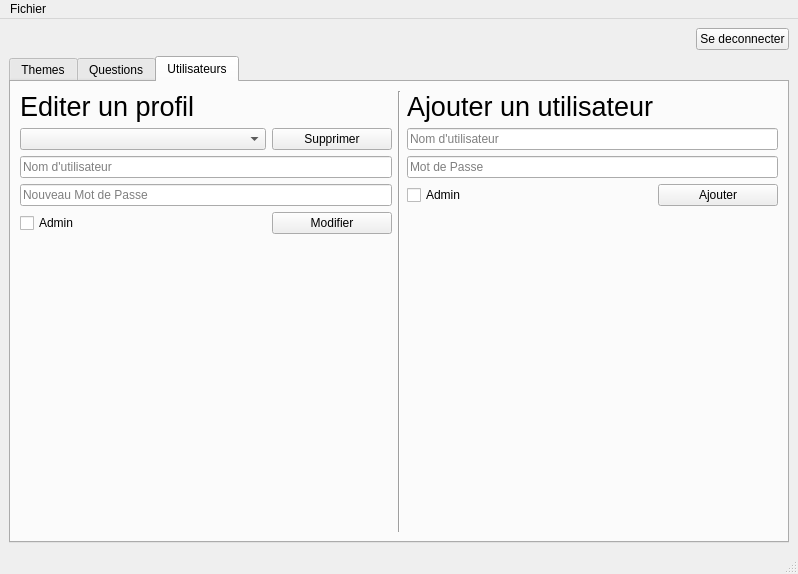
<?xml version="1.0" encoding="UTF-8"?>
<ui version="4.0">
 <class>ManageWindow</class>
 <widget class="QMainWindow" name="ManageWindow">
  <property name="geometry">
   <rect>
    <x>0</x>
    <y>0</y>
    <width>798</width>
    <height>574</height>
   </rect>
  </property>
  <property name="windowTitle">
   <string>MainWindow</string>
  </property>
  <widget class="QWidget" name="centralWidget">
   <layout class="QGridLayout" name="gridLayout">
    <item row="2" column="0">
     <widget class="QTabWidget" name="tabWidget">
      <property name="currentIndex">
       <number>2</number>
      </property>
      <widget class="QWidget" name="themeIndex">
       <attribute name="title">
        <string>Themes</string>
       </attribute>
       <layout class="QHBoxLayout" name="horizontalLayout_2">
        <item>
         <layout class="QVBoxLayout" name="verticalLayout">
          <item>
           <widget class="QLabel" name="editLabel">
            <property name="font">
             <font>
              <pointsize>20</pointsize>
             </font>
            </property>
            <property name="text">
             <string>Editer un theme</string>
            </property>
           </widget>
          </item>
          <item>
           <layout class="QGridLayout" name="gridLayout_2">
            <item row="4" column="2">
             <widget class="QPushButton" name="themeEditButton">
              <property name="text">
               <string>Modifier</string>
              </property>
             </widget>
            </item>
            <item row="5" column="2">
             <spacer name="horizontalSpacer_2">
              <property name="orientation">
               <enum>Qt::Horizontal</enum>
              </property>
              <property name="sizeHint" stdset="0">
               <size>
                <width>40</width>
                <height>20</height>
               </size>
              </property>
             </spacer>
            </item>
            <item row="1" column="0" colspan="2">
             <widget class="QComboBox" name="themePicker">
              <property name="maxVisibleItems">
               <number>50</number>
              </property>
             </widget>
            </item>
            <item row="5" column="0">
             <spacer name="horizontalSpacer_4">
              <property name="orientation">
               <enum>Qt::Horizontal</enum>
              </property>
              <property name="sizeHint" stdset="0">
               <size>
                <width>40</width>
                <height>20</height>
               </size>
              </property>
             </spacer>
            </item>
            <item row="2" column="0" colspan="3">
             <widget class="QLineEdit" name="themeLineEdit">
              <property name="placeholderText">
               <string>Nouveau nom</string>
              </property>
             </widget>
            </item>
            <item row="1" column="2">
             <widget class="QPushButton" name="deleteThemeButton">
              <property name="text">
               <string>Supprimer</string>
              </property>
             </widget>
            </item>
            <item row="5" column="1">
             <spacer name="horizontalSpacer_3">
              <property name="orientation">
               <enum>Qt::Horizontal</enum>
              </property>
              <property name="sizeHint" stdset="0">
               <size>
                <width>40</width>
                <height>20</height>
               </size>
              </property>
             </spacer>
            </item>
           </layout>
          </item>
          <item>
           <spacer name="verticalSpacer_7">
            <property name="orientation">
             <enum>Qt::Vertical</enum>
            </property>
            <property name="sizeHint" stdset="0">
             <size>
              <width>20</width>
              <height>40</height>
             </size>
            </property>
           </spacer>
          </item>
         </layout>
        </item>
        <item>
         <widget class="Line" name="line">
          <property name="orientation">
           <enum>Qt::Vertical</enum>
          </property>
         </widget>
        </item>
        <item>
         <layout class="QVBoxLayout" name="verticalLayout_2">
          <item>
           <widget class="QLabel" name="addLabel">
            <property name="font">
             <font>
              <pointsize>20</pointsize>
             </font>
            </property>
            <property name="text">
             <string>Ajouter un theme</string>
            </property>
           </widget>
          </item>
          <item>
           <layout class="QGridLayout" name="gridLayout_3">
            <item row="3" column="3">
             <widget class="QPushButton" name="addThemeButton">
              <property name="text">
               <string>Ajouter</string>
              </property>
             </widget>
            </item>
            <item row="5" column="1">
             <spacer name="verticalSpacer_4">
              <property name="orientation">
               <enum>Qt::Vertical</enum>
              </property>
              <property name="sizeHint" stdset="0">
               <size>
                <width>20</width>
                <height>40</height>
               </size>
              </property>
             </spacer>
            </item>
            <item row="4" column="3">
             <spacer name="horizontalSpacer_8">
              <property name="orientation">
               <enum>Qt::Horizontal</enum>
              </property>
              <property name="sizeHint" stdset="0">
               <size>
                <width>40</width>
                <height>20</height>
               </size>
              </property>
             </spacer>
            </item>
            <item row="4" column="1">
             <spacer name="horizontalSpacer_5">
              <property name="orientation">
               <enum>Qt::Horizontal</enum>
              </property>
              <property name="sizeHint" stdset="0">
               <size>
                <width>40</width>
                <height>20</height>
               </size>
              </property>
             </spacer>
            </item>
            <item row="4" column="2">
             <spacer name="horizontalSpacer_7">
              <property name="orientation">
               <enum>Qt::Horizontal</enum>
              </property>
              <property name="sizeHint" stdset="0">
               <size>
                <width>40</width>
                <height>20</height>
               </size>
              </property>
             </spacer>
            </item>
            <item row="2" column="0" colspan="4">
             <widget class="QLineEdit" name="newThemeLineEdit">
              <property name="placeholderText">
               <string>Nom du theme</string>
              </property>
             </widget>
            </item>
            <item row="6" column="1">
             <spacer name="verticalSpacer_6">
              <property name="orientation">
               <enum>Qt::Vertical</enum>
              </property>
              <property name="sizeHint" stdset="0">
               <size>
                <width>20</width>
                <height>40</height>
               </size>
              </property>
             </spacer>
            </item>
           </layout>
          </item>
          <item>
           <spacer name="verticalSpacer_8">
            <property name="orientation">
             <enum>Qt::Vertical</enum>
            </property>
            <property name="sizeHint" stdset="0">
             <size>
              <width>20</width>
              <height>40</height>
             </size>
            </property>
           </spacer>
          </item>
         </layout>
        </item>
       </layout>
      </widget>
      <widget class="QWidget" name="questionIndex">
       <attribute name="title">
        <string>Questions</string>
       </attribute>
       <layout class="QHBoxLayout" name="horizontalLayout_3">
        <item>
         <layout class="QVBoxLayout" name="verticalLayout_3">
          <item>
           <widget class="QLabel" name="label">
            <property name="font">
             <font>
              <pointsize>20</pointsize>
             </font>
            </property>
            <property name="text">
             <string>Editer une question</string>
            </property>
           </widget>
          </item>
          <item>
           <layout class="QGridLayout" name="gridLayout_4">
            <item row="18" column="2">
             <spacer name="verticalSpacer_3">
              <property name="orientation">
               <enum>Qt::Vertical</enum>
              </property>
              <property name="sizeHint" stdset="0">
               <size>
                <width>20</width>
                <height>40</height>
               </size>
              </property>
             </spacer>
            </item>
            <item row="8" column="0" colspan="2">
             <widget class="QComboBox" name="goodAnswerPicker_2"/>
            </item>
            <item row="2" column="2">
             <widget class="QPushButton" name="editQuestionButton">
              <property name="text">
               <string>Modifier</string>
              </property>
             </widget>
            </item>
            <item row="17" column="2">
             <spacer name="verticalSpacer_5">
              <property name="orientation">
               <enum>Qt::Vertical</enum>
              </property>
              <property name="sizeHint" stdset="0">
               <size>
                <width>20</width>
                <height>40</height>
               </size>
              </property>
             </spacer>
            </item>
            <item row="1" column="0" colspan="3">
             <widget class="QLineEdit" name="editQuestionLineEdit">
              <property name="placeholderText">
               <string>Reponse1, reponse2, les deux ?</string>
              </property>
             </widget>
            </item>
            <item row="0" column="2">
             <widget class="QPushButton" name="deleteQuestionButton">
              <property name="text">
               <string>Supprimer</string>
              </property>
             </widget>
            </item>
            <item row="15" column="1">
             <spacer name="horizontalSpacer_9">
              <property name="orientation">
               <enum>Qt::Horizontal</enum>
              </property>
              <property name="sizeHint" stdset="0">
               <size>
                <width>40</width>
                <height>20</height>
               </size>
              </property>
             </spacer>
            </item>
            <item row="6" column="2">
             <widget class="QPushButton" name="deletePropButton">
              <property name="text">
               <string>Supprimer</string>
              </property>
             </widget>
            </item>
            <item row="6" column="0" colspan="2">
             <widget class="QComboBox" name="propPicker"/>
            </item>
            <item row="0" column="0" colspan="2">
             <widget class="QComboBox" name="questionPicker">
              <property name="enabled">
               <bool>true</bool>
              </property>
              <property name="currentText">
               <string/>
              </property>
              <property name="currentIndex">
               <number>-1</number>
              </property>
             </widget>
            </item>
            <item row="7" column="0" colspan="2">
             <widget class="QLineEdit" name="editPropLineEdit">
              <property name="placeholderText">
               <string>Proposition</string>
              </property>
             </widget>
            </item>
            <item row="8" column="2">
             <widget class="QPushButton" name="editPropButton">
              <property name="text">
               <string>Modifier</string>
              </property>
             </widget>
            </item>
            <item row="15" column="2">
             <spacer name="horizontalSpacer">
              <property name="orientation">
               <enum>Qt::Horizontal</enum>
              </property>
              <property name="sizeHint" stdset="0">
               <size>
                <width>40</width>
                <height>20</height>
               </size>
              </property>
             </spacer>
            </item>
            <item row="14" column="0" colspan="2">
             <widget class="QComboBox" name="goodAnswerPicker3"/>
            </item>
            <item row="15" column="0">
             <spacer name="horizontalSpacer_6">
              <property name="orientation">
               <enum>Qt::Horizontal</enum>
              </property>
              <property name="sizeHint" stdset="0">
               <size>
                <width>40</width>
                <height>20</height>
               </size>
              </property>
             </spacer>
            </item>
            <item row="3" column="2">
             <spacer name="verticalSpacer_12">
              <property name="orientation">
               <enum>Qt::Vertical</enum>
              </property>
              <property name="sizeHint" stdset="0">
               <size>
                <width>20</width>
                <height>40</height>
               </size>
              </property>
             </spacer>
            </item>
            <item row="13" column="0" colspan="3">
             <widget class="QLineEdit" name="addPropLineEdit2">
              <property name="placeholderText">
               <string>Proposition</string>
              </property>
             </widget>
            </item>
            <item row="14" column="2">
             <widget class="QPushButton" name="addPropButton2">
              <property name="text">
               <string>Ajouter</string>
              </property>
             </widget>
            </item>
            <item row="9" column="2">
             <spacer name="verticalSpacer_9">
              <property name="orientation">
               <enum>Qt::Vertical</enum>
              </property>
              <property name="sizeHint" stdset="0">
               <size>
                <width>20</width>
                <height>40</height>
               </size>
              </property>
             </spacer>
            </item>
            <item row="5" column="0">
             <spacer name="verticalSpacer_17">
              <property name="orientation">
               <enum>Qt::Vertical</enum>
              </property>
              <property name="sizeHint" stdset="0">
               <size>
                <width>20</width>
                <height>40</height>
               </size>
              </property>
             </spacer>
            </item>
            <item row="11" column="0">
             <spacer name="verticalSpacer_18">
              <property name="orientation">
               <enum>Qt::Vertical</enum>
              </property>
              <property name="sizeHint" stdset="0">
               <size>
                <width>20</width>
                <height>40</height>
               </size>
              </property>
             </spacer>
            </item>
            <item row="4" column="1">
             <widget class="QLabel" name="editPropLabel">
              <property name="font">
               <font>
                <pointsize>13</pointsize>
               </font>
              </property>
              <property name="text">
               <string>Edition de propositions</string>
              </property>
             </widget>
            </item>
            <item row="10" column="1">
             <widget class="QLabel" name="addPropLabel">
              <property name="font">
               <font>
                <pointsize>13</pointsize>
               </font>
              </property>
              <property name="text">
               <string>Ajout de propositions</string>
              </property>
             </widget>
            </item>
           </layout>
          </item>
          <item>
           <spacer name="verticalSpacer_2">
            <property name="orientation">
             <enum>Qt::Vertical</enum>
            </property>
            <property name="sizeHint" stdset="0">
             <size>
              <width>20</width>
              <height>40</height>
             </size>
            </property>
           </spacer>
          </item>
         </layout>
        </item>
        <item>
         <widget class="Line" name="line_2">
          <property name="orientation">
           <enum>Qt::Vertical</enum>
          </property>
         </widget>
        </item>
        <item>
         <layout class="QVBoxLayout" name="verticalLayout_4">
          <item>
           <widget class="QLabel" name="label_2">
            <property name="font">
             <font>
              <pointsize>20</pointsize>
             </font>
            </property>
            <property name="text">
             <string>Ajouter une question</string>
            </property>
           </widget>
          </item>
          <item>
           <layout class="QGridLayout" name="gridLayout_5">
            <item row="15" column="2">
             <spacer name="verticalSpacer_16">
              <property name="orientation">
               <enum>Qt::Vertical</enum>
              </property>
              <property name="sizeHint" stdset="0">
               <size>
                <width>20</width>
                <height>40</height>
               </size>
              </property>
             </spacer>
            </item>
            <item row="13" column="1">
             <spacer name="horizontalSpacer_12">
              <property name="orientation">
               <enum>Qt::Horizontal</enum>
              </property>
              <property name="sizeHint" stdset="0">
               <size>
                <width>40</width>
                <height>20</height>
               </size>
              </property>
             </spacer>
            </item>
            <item row="2" column="2">
             <widget class="QPushButton" name="addQuestionButton">
              <property name="text">
               <string>Ajouter</string>
              </property>
             </widget>
            </item>
            <item row="0" column="0" colspan="4">
             <widget class="QComboBox" name="themePicker2"/>
            </item>
            <item row="1" column="0" colspan="4">
             <widget class="QLineEdit" name="addQuestionLineEdit">
              <property name="placeholderText">
               <string>Reponse1,Reponse2,les deux ?</string>
              </property>
             </widget>
            </item>
            <item row="13" column="2">
             <spacer name="horizontalSpacer_11">
              <property name="orientation">
               <enum>Qt::Horizontal</enum>
              </property>
              <property name="sizeHint" stdset="0">
               <size>
                <width>40</width>
                <height>20</height>
               </size>
              </property>
             </spacer>
            </item>
            <item row="13" column="0">
             <spacer name="horizontalSpacer_10">
              <property name="orientation">
               <enum>Qt::Horizontal</enum>
              </property>
              <property name="sizeHint" stdset="0">
               <size>
                <width>40</width>
                <height>20</height>
               </size>
              </property>
             </spacer>
            </item>
            <item row="9" column="2">
             <widget class="QPushButton" name="addPropButton">
              <property name="text">
               <string>Ajouter</string>
              </property>
             </widget>
            </item>
            <item row="7" column="0" colspan="3">
             <widget class="QLineEdit" name="addPropLineEdit">
              <property name="placeholderText">
               <string>Proposition</string>
              </property>
             </widget>
            </item>
            <item row="9" column="0" colspan="2">
             <widget class="QComboBox" name="goodAnswerPicker"/>
            </item>
            <item row="3" column="2">
             <spacer name="verticalSpacer_13">
              <property name="orientation">
               <enum>Qt::Vertical</enum>
              </property>
              <property name="sizeHint" stdset="0">
               <size>
                <width>20</width>
                <height>40</height>
               </size>
              </property>
             </spacer>
            </item>
            <item row="10" column="2">
             <spacer name="verticalSpacer_14">
              <property name="orientation">
               <enum>Qt::Vertical</enum>
              </property>
              <property name="sizeHint" stdset="0">
               <size>
                <width>20</width>
                <height>40</height>
               </size>
              </property>
             </spacer>
            </item>
            <item row="14" column="2">
             <spacer name="verticalSpacer_15">
              <property name="orientation">
               <enum>Qt::Vertical</enum>
              </property>
              <property name="sizeHint" stdset="0">
               <size>
                <width>20</width>
                <height>40</height>
               </size>
              </property>
             </spacer>
            </item>
            <item row="4" column="1">
             <widget class="QLabel" name="addPropLabel2">
              <property name="font">
               <font>
                <pointsize>13</pointsize>
               </font>
              </property>
              <property name="text">
               <string>Ajout de propositions</string>
              </property>
             </widget>
            </item>
            <item row="6" column="0">
             <spacer name="verticalSpacer_19">
              <property name="orientation">
               <enum>Qt::Vertical</enum>
              </property>
              <property name="sizeHint" stdset="0">
               <size>
                <width>20</width>
                <height>40</height>
               </size>
              </property>
             </spacer>
            </item>
           </layout>
          </item>
          <item>
           <spacer name="verticalSpacer_10">
            <property name="orientation">
             <enum>Qt::Vertical</enum>
            </property>
            <property name="sizeHint" stdset="0">
             <size>
              <width>20</width>
              <height>40</height>
             </size>
            </property>
           </spacer>
          </item>
         </layout>
        </item>
       </layout>
      </widget>
      <widget class="QWidget" name="userIndex">
       <attribute name="title">
        <string>Utilisateurs</string>
       </attribute>
       <layout class="QHBoxLayout" name="horizontalLayout_4">
        <item>
         <layout class="QVBoxLayout" name="verticalLayout_5">
          <item>
           <widget class="QLabel" name="label_3">
            <property name="font">
             <font>
              <pointsize>20</pointsize>
              <italic>false</italic>
             </font>
            </property>
            <property name="text">
             <string>Editer un profil</string>
            </property>
           </widget>
          </item>
          <item>
           <layout class="QGridLayout" name="gridLayout_7">
            <item row="4" column="0">
             <spacer name="horizontalSpacer_13">
              <property name="orientation">
               <enum>Qt::Horizontal</enum>
              </property>
              <property name="sizeHint" stdset="0">
               <size>
                <width>40</width>
                <height>20</height>
               </size>
              </property>
             </spacer>
            </item>
            <item row="2" column="0" colspan="3">
             <widget class="QLineEdit" name="pwdLineEdit">
              <property name="echoMode">
               <enum>QLineEdit::Normal</enum>
              </property>
              <property name="placeholderText">
               <string>Nouveau Mot de Passe</string>
              </property>
             </widget>
            </item>
            <item row="1" column="0" colspan="3">
             <widget class="QLineEdit" name="usernameLineEdit">
              <property name="placeholderText">
               <string>Nom d'utilisateur</string>
              </property>
             </widget>
            </item>
            <item row="4" column="1">
             <spacer name="horizontalSpacer_14">
              <property name="orientation">
               <enum>Qt::Horizontal</enum>
              </property>
              <property name="sizeHint" stdset="0">
               <size>
                <width>40</width>
                <height>20</height>
               </size>
              </property>
             </spacer>
            </item>
            <item row="4" column="2">
             <spacer name="horizontalSpacer_15">
              <property name="orientation">
               <enum>Qt::Horizontal</enum>
              </property>
              <property name="sizeHint" stdset="0">
               <size>
                <width>40</width>
                <height>20</height>
               </size>
              </property>
             </spacer>
            </item>
            <item row="0" column="2">
             <widget class="QPushButton" name="deleteUserButton">
              <property name="text">
               <string>Supprimer</string>
              </property>
             </widget>
            </item>
            <item row="0" column="0" colspan="2">
             <widget class="QComboBox" name="userPicker"/>
            </item>
            <item row="3" column="2">
             <widget class="QPushButton" name="editUserPushButton">
              <property name="text">
               <string>Modifier</string>
              </property>
             </widget>
            </item>
            <item row="3" column="0">
             <widget class="QCheckBox" name="makeAdminCheckBox">
              <property name="text">
               <string>Admin</string>
              </property>
             </widget>
            </item>
           </layout>
          </item>
          <item>
           <spacer name="verticalSpacer">
            <property name="orientation">
             <enum>Qt::Vertical</enum>
            </property>
            <property name="sizeHint" stdset="0">
             <size>
              <width>20</width>
              <height>40</height>
             </size>
            </property>
           </spacer>
          </item>
         </layout>
        </item>
        <item>
         <widget class="Line" name="line_3">
          <property name="orientation">
           <enum>Qt::Vertical</enum>
          </property>
         </widget>
        </item>
        <item>
         <layout class="QVBoxLayout" name="verticalLayout_6">
          <item>
           <widget class="QLabel" name="label_4">
            <property name="font">
             <font>
              <pointsize>20</pointsize>
             </font>
            </property>
            <property name="text">
             <string>Ajouter un utilisateur</string>
            </property>
           </widget>
          </item>
          <item>
           <layout class="QGridLayout" name="gridLayout_8">
            <item row="2" column="2">
             <widget class="QPushButton" name="addUserButton">
              <property name="text">
               <string>Ajouter</string>
              </property>
             </widget>
            </item>
            <item row="1" column="0" colspan="3">
             <widget class="QLineEdit" name="newPwdLineEdit">
              <property name="placeholderText">
               <string>Mot de Passe</string>
              </property>
             </widget>
            </item>
            <item row="2" column="0">
             <widget class="QCheckBox" name="testAdminCheckbox">
              <property name="text">
               <string>Admin</string>
              </property>
             </widget>
            </item>
            <item row="0" column="0" colspan="3">
             <widget class="QLineEdit" name="newUsernameLineEdit">
              <property name="placeholderText">
               <string>Nom d'utilisateur</string>
              </property>
             </widget>
            </item>
            <item row="3" column="1">
             <spacer name="horizontalSpacer_17">
              <property name="orientation">
               <enum>Qt::Horizontal</enum>
              </property>
              <property name="sizeHint" stdset="0">
               <size>
                <width>40</width>
                <height>20</height>
               </size>
              </property>
             </spacer>
            </item>
            <item row="3" column="0">
             <spacer name="horizontalSpacer_16">
              <property name="orientation">
               <enum>Qt::Horizontal</enum>
              </property>
              <property name="sizeHint" stdset="0">
               <size>
                <width>40</width>
                <height>20</height>
               </size>
              </property>
             </spacer>
            </item>
            <item row="3" column="2">
             <spacer name="horizontalSpacer_18">
              <property name="orientation">
               <enum>Qt::Horizontal</enum>
              </property>
              <property name="sizeHint" stdset="0">
               <size>
                <width>40</width>
                <height>20</height>
               </size>
              </property>
             </spacer>
            </item>
            <item row="4" column="0">
             <spacer name="verticalSpacer_11">
              <property name="orientation">
               <enum>Qt::Vertical</enum>
              </property>
              <property name="sizeHint" stdset="0">
               <size>
                <width>20</width>
                <height>40</height>
               </size>
              </property>
             </spacer>
            </item>
           </layout>
          </item>
         </layout>
        </item>
       </layout>
      </widget>
     </widget>
    </item>
    <item row="0" column="0" rowspan="2">
     <layout class="QHBoxLayout" name="horizontalLayout">
      <item>
       <spacer name="logoutSpacer">
        <property name="orientation">
         <enum>Qt::Horizontal</enum>
        </property>
        <property name="sizeHint" stdset="0">
         <size>
          <width>40</width>
          <height>20</height>
         </size>
        </property>
       </spacer>
      </item>
      <item>
       <widget class="QPushButton" name="logoutButton">
        <property name="text">
         <string>Se deconnecter</string>
        </property>
       </widget>
      </item>
     </layout>
    </item>
   </layout>
  </widget>
  <widget class="QMenuBar" name="menubar">
   <property name="geometry">
    <rect>
     <x>0</x>
     <y>0</y>
     <width>798</width>
     <height>25</height>
    </rect>
   </property>
   <widget class="QMenu" name="menuFichier">
    <property name="title">
     <string>Fichier</string>
    </property>
    <addaction name="actionQuitter"/>
   </widget>
   <addaction name="menuFichier"/>
  </widget>
  <widget class="QStatusBar" name="statusbar"/>
  <action name="actionQuitter">
   <property name="text">
    <string>Quitter</string>
   </property>
  </action>
 </widget>
 <resources/>
 <connections/>
</ui>
